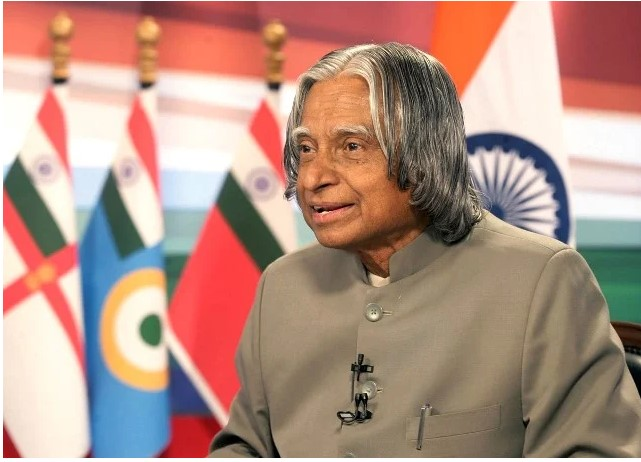
#> input picture Image to Pencil Sketch with Python (BEGINNER LEVEL TASK : 4)/apj_abdul_kalam.jpg, 641 x 462 px, found by its file name
$ jupyter execute --allow-errors 'Image to Pencil Sketch with Python..ipynb'
#> lines starting #> are read from the running program, lines starting #| are printed output that depends on the picture
# LETS GROW MORE

## LGM VIP - Data Science September-2021

### Name: SHAUNAK LUNAWAT.

#### Project Name : Image to Pencil Sketch with Python. ( BEGINNER LEVEL TASK: 4) .

PROJECT DESCRIPTION : We need to read the image in RBG format and then convert it to a grayscale image. This will turn an image into a classic black and white photo. Then the next thing to do is invert the grayscale image also called negative image, this will be our inverted grayscale image. Inversion can be used to enhance details. Then we can finally create the pencil sketch by mixing the grayscale image with the inverted blurry image. This can be done by dividing the grayscale image by the inverted blurry image. Since images are just arrays, we can easily do this programmatically using the divide function from the cv2 library in Python.

STEP 1) IMPORTING LIBRARIES.

[cell 1]
import  cv2
cv2.__version__

import matplotlib.pyplot as plt
print("sucessfully imported the libraries")

[cell 2]
# Reading an image

from IPython import display
#> (the rest of this cell did not finish here and is left out)

[cell 3]
img=cv2.imread('C:/Users/LENOVO\Desktop/LETS GROW MORE TASKS/Shaunak task/BEGINNER TASKS/IMAGE TO SKETCH USING PYTHON/apj_abdul_kalam.jpg')
#> img is the input picture: shape (462, 641, 3); mean B, G, R 130.4, 143.7, 179.4


# show image format (basically a 3-d array of pixel color info, in BGR format)
print(img)
#> (printed output is left out)

[cell 4]
# converting the image to RGB color for matplotlib
img1=cv2.cvtColor(img,cv2.COLOR_BGR2RGB)

# showing the image with matplotlib
plt.imshow(img)
#> (this line was passed over: IPython is not available in this run)

[cell 5]
plt.imshow(img1)
#> (this line was passed over: IPython is not available in this run)

[cell 6]
# convert image to grayscale
gray_image=cv2.cvtColor(img,cv2.COLOR_RGB2GRAY)
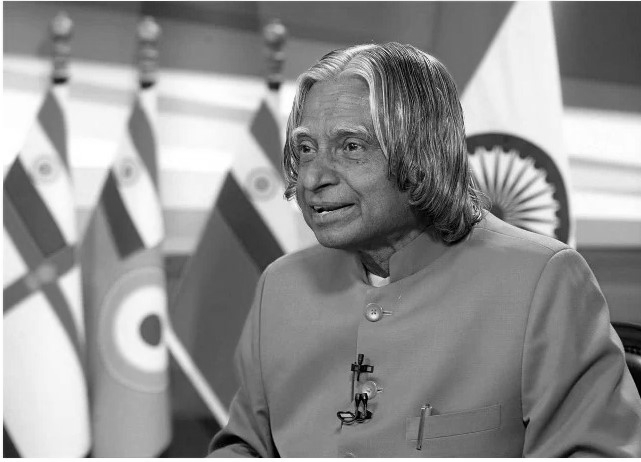
#> gray_image: shape (462, 641); min 0, max 255, mean 143.8

# grayscale image represented as a 2-d array
print(gray_image)
#> (printed output is left out)
print("\n")
print("--------------------------------------------------------------------")

# we have to change grayscale back to RGB for plt.imshow()
plt.imshow(gray_image)
#> (this line was passed over: IPython is not available in this run)

[cell 7]
#invert the grayscale image
inverted_image =255-gray_image
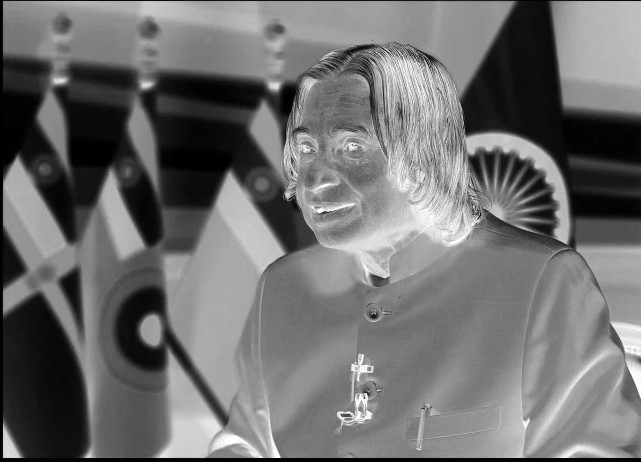
#> inverted_image: shape (462, 641); min 0, max 255, mean 111.2
plt.imshow(inverted_image)
#> (this line was passed over: IPython is not available in this run)

[cell 8]
#blur the inverted image
blurred_image =cv2.GaussianBlur(inverted_image,(21,21),0)
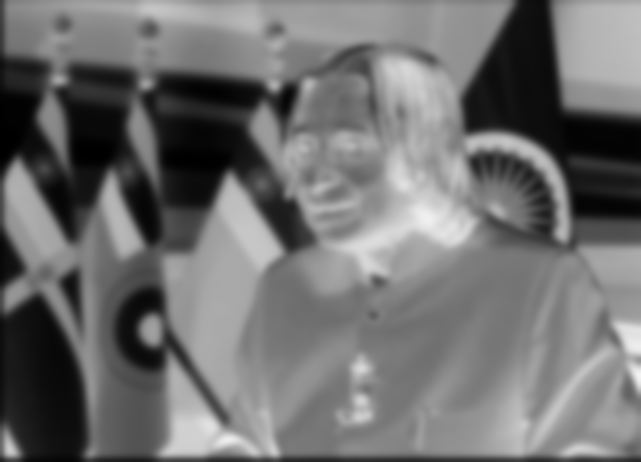
#> blurred_image: shape (462, 641); min 0, max 244, mean 111.4
plt.imshow(blurred_image)
#> (this line was passed over: IPython is not available in this run)

[cell 9]
inverted_blurred=255-blurred_image
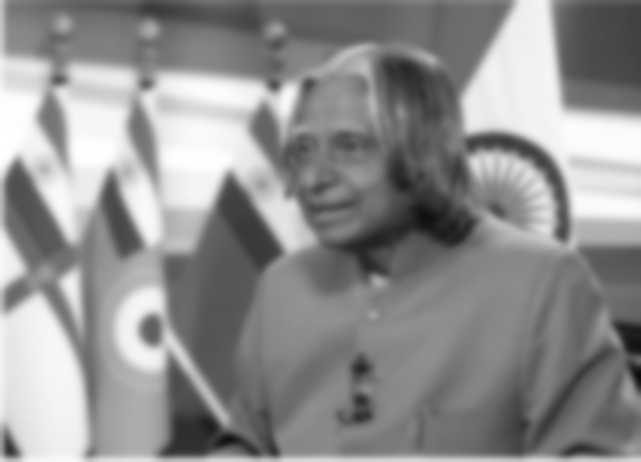
#> inverted_blurred: shape (462, 641); min 11, max 255, mean 143.6
pencil_sketch=cv2.divide(gray_image,inverted_blurred,scale=255.0)
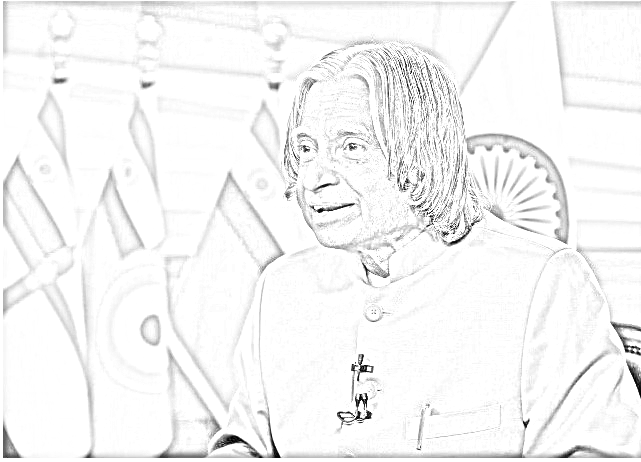
#> pencil_sketch: shape (462, 641); min 0, max 255, mean 245.3
plt.imshow(pencil_sketch)
#> (this line was passed over: IPython is not available in this run)
